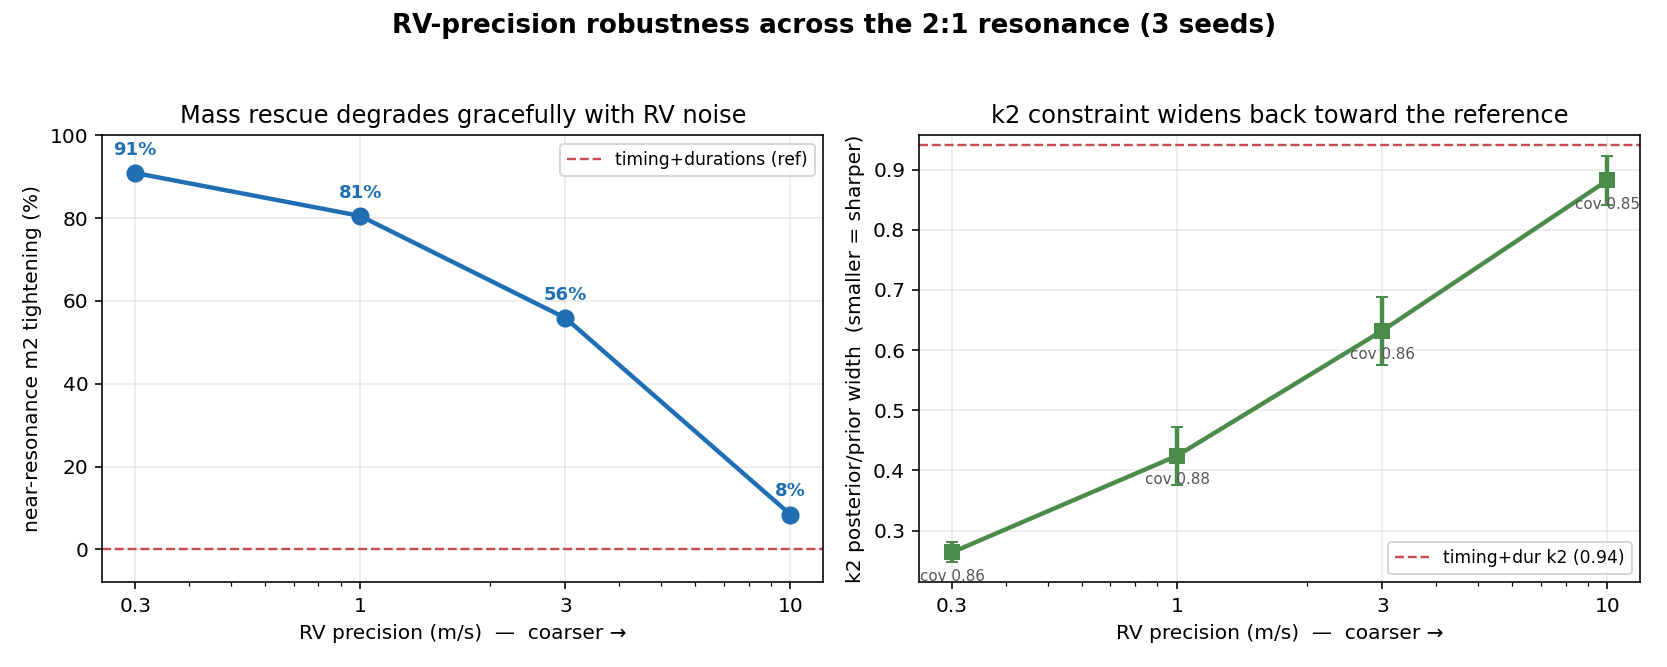

The Python source for this figure:
"""
Robustness pass: does the RV result (observables_rv.py) survive COARSER RV precision?

observables_rv gave the RV columns an optimistic 1.0 m/s noise. Real RV precision ranges
from ~0.3 m/s (ESPRESSO) to several m/s (older spectrographs); the star's reflex signal
here is only ~6-12 m/s semi-amplitude, so at coarse precision the RV SNR approaches 1.
Here the timing + duration columns keep their 0.5-min noise (the established B arm) and
the RV columns get a separate noise swept over [0.3, 1, 3, 10] m/s, across 3 seeds, in
the same across-resonance setting (ratio ~ U(1.9,2.2), e_max=0.15, ratio as conditioning
input). The reference is the timing+durations arm (no RV).

We track, as RV precision degrades:
  - m2 mass posterior/prior width ratio at the SEPARATRIX (the headline near-resonance
    rescue: B ~16% -> C 83% tightening at 1 m/s) and over all systems,
  - k2 width ratio (the component RV uniquely pins; durations leave it free),
  - 90% coverage.
The mass + k signal lives largely in the RV-curve amplitude/shape averaged over 30 epochs,
so it should degrade gracefully and the near-resonance rescue should persist to a few m/s
before washing out near the ~10 m/s signal scale.
"""
import time, numpy as np, torch
import simulator as S
from model import MDN

S.E1_MAX = 0.15            # match observables_rv.py / cross_resonance.py
S.E2_MAX = 0.15

DEVICE = "cuda" if torch.cuda.is_available() else "cpu"
TIME_NOISE = 0.5          # timing + duration noise (minutes), fixed
RV_NOISES = [0.3, 1.0, 3.0, 10.0]   # m/s, applied to RV columns only
SEEDS = [0, 1, 2]
N_TRAIN, N_VAL, N_TEST = 9000, 1200, 2000
EPOCHS, BATCH, LR = 200, 256, 1e-3
RATIO_LO, RATIO_HI = 1.90, 2.20

N_TIMEDUR = S.FEATURE_DIM_FULL                       # 120
PRIOR_STD = np.array([
    (S.M1_HI - S.M1_LO) / np.sqrt(12), (S.M2_HI - S.M2_LO) / np.sqrt(12),
    S.E1_MAX / 2, S.E1_MAX / 2, S.E2_MAX / 2, S.E2_MAX / 2,
])


def gen(n, seed):
    """theta (6), per-system ratio, clean 150-D feature (timing+durations+RV)."""
    rng = np.random.default_rng(seed)
    th = S.sample_prior(n, rng)
    ratio = rng.uniform(RATIO_LO, RATIO_HI, n)
    p2 = ratio * S.P1
    f = np.full((n, S.FEATURE_DIM_RV), np.nan)
    for i in range(0, n, 2000):
        sl = slice(i, min(i + 2000, n))
        f[sl] = S.simulate(th[sl], p2=p2[sl], durations=True, rv=True, rv_noise_ms=0.0)
    ok = ~np.isnan(f).any(1)
    return th[ok], ratio[ok], f[ok]


def train_eval(use_rv, rv_noise, data, seed):
    """Returns (width_ratio[6], cov90[6], sep_ratio[6]). use_rv False = timing+dur reference."""
    th_tr, r_tr, f_tr, th_va, r_va, f_va, th_te, r_te, f_te = data
    ncol = S.FEATURE_DIM_RV if use_rv else N_TIMEDUR
    cols = np.arange(ncol)
    rvn = float(rv_noise) if (use_rv and rv_noise is not None) else 0.0
    noise_vec = np.where(cols >= N_TIMEDUR, rvn, TIME_NOISE)        # per-column std

    def make_X(feats, ratio):
        return np.concatenate([feats[:, cols], ratio[:, None]], axis=1)

    base = make_X(f_tr, r_tr)
    f_mean, f_std = base.mean(0), base.std(0) + 1e-8
    th_mean, th_std = th_tr.mean(0), th_tr.std(0) + 1e-8
    rng = np.random.default_rng(seed + 99)

    def prep(feats, ratio, theta):
        sel = feats[:, cols] + rng.normal(0, 1, (len(feats), ncol)) * noise_vec
        x = (np.concatenate([sel, ratio[:, None]], 1) - f_mean) / f_std
        y = (theta - th_mean) / th_std
        return (torch.tensor(x, dtype=torch.float32).to(DEVICE),
                torch.tensor(y, dtype=torch.float32).to(DEVICE))

    Xva, Yva = prep(f_va, r_va, th_va)
    torch.manual_seed(seed)
    net = MDN(in_dim=ncol + 1, theta_dim=S.THETA_DIM).to(DEVICE)
    opt = torch.optim.Adam(net.parameters(), lr=LR)
    sched = torch.optim.lr_scheduler.StepLR(opt, step_size=90, gamma=0.5)
    best, best_state = np.inf, None
    for ep in range(EPOCHS):
        net.train()
        Xtr, Ytr = prep(f_tr, r_tr, th_tr)
        perm = torch.randperm(len(Xtr)); Xtr, Ytr = Xtr[perm], Ytr[perm]
        for i in range(0, len(Xtr), BATCH):
            opt.zero_grad(); loss = net.nll(Xtr[i:i+BATCH], Ytr[i:i+BATCH]); loss.backward()
            torch.nn.utils.clip_grad_norm_(net.parameters(), 5.0); opt.step()
        sched.step()
        net.eval()
        with torch.no_grad():
            v = net.nll(Xva, Yva).item()
        if v < best:
            best, best_state = v, {k: t.clone() for k, t in net.state_dict().items()}
    net.load_state_dict(best_state)

    tn = np.random.default_rng(7)
    sel = f_te[:, cols] + tn.normal(0, 1, (len(f_te), ncol)) * noise_vec
    x = torch.tensor((np.concatenate([sel, r_te[:, None]], 1) - f_mean) / f_std,
                     dtype=torch.float32).to(DEVICE)
    with torch.no_grad():
        samp = net.sample(x, n=1000).cpu().numpy() * th_std + th_mean
    ratio_all = samp.std(1).mean(0) / PRIOR_STD
    qlo, qhi = np.percentile(samp, 5, 1), np.percentile(samp, 95, 1)
    cov90 = np.mean((th_te >= qlo) & (th_te <= qhi), axis=0)
    sep = np.where(np.abs(r_te - 2.0) < 0.025)[0]
    ratio_sep = samp[sep].std(1).mean(0) / PRIOR_STD
    return ratio_all, cov90, ratio_sep


def make_figure(ref, rv):
    """Two panels: near-resonance m2 tightening vs RV precision, and k2 width vs precision."""
    import matplotlib
    matplotlib.use("Agg")
    import matplotlib.pyplot as plt

    def mean(d, key, idx): return np.array(d[key])[:, idx].mean()
    def std(d, key, idx):  return np.array(d[key])[:, idx].std()

    noises = RV_NOISES
    ref_sep = mean(ref, "sep", 1)
    ref_k2  = mean(ref, "all", 5)
    m2_tight = [(1 - mean(rv[n], "sep", 1) / ref_sep) * 100 for n in noises]
    k2_width = [mean(rv[n], "all", 5) for n in noises]
    k2_err   = [std(rv[n], "all", 5) for n in noises]
    cov_m2   = [mean(rv[n], "cov", 1) for n in noises]

    fig, (ax1, ax2) = plt.subplots(1, 2, figsize=(11.5, 4.6))

    ax1.plot(noises, m2_tight, "o-", color="#1f6fb2", lw=2.2, ms=8)
    for x, y in zip(noises, m2_tight):
        ax1.annotate(f"{y:.0f}%", (x, y), textcoords="offset points", xytext=(0, 9),
                     ha="center", fontsize=9, fontweight="bold", color="#1f6fb2")
    ax1.axhline(0, color="#c44e52", ls="--", lw=1.2, label="timing+durations (ref)")
    ax1.set_xscale("log")
    ax1.set_xticks(noises); ax1.set_xticklabels([f"{n:g}" for n in noises])
    ax1.set_xlabel("RV precision (m/s)  —  coarser →")
    ax1.set_ylabel("near-resonance m2 tightening (%)")
    ax1.set_title("Mass rescue degrades gracefully with RV noise")
    ax1.set_ylim(-8, 100); ax1.grid(alpha=0.25); ax1.legend(fontsize=8.5, loc="upper right")

    ax2.errorbar(noises, k2_width, yerr=k2_err, fmt="s-", color="#4c8c4a", lw=2.2, ms=7, capsize=3)
    ax2.axhline(ref_k2, color="#c44e52", ls="--", lw=1.2, label=f"timing+dur k2 ({ref_k2:.2f})")
    ax2.set_xscale("log")
    ax2.set_xticks(noises); ax2.set_xticklabels([f"{n:g}" for n in noises])
    ax2.set_xlabel("RV precision (m/s)  —  coarser →")
    ax2.set_ylabel("k2 posterior/prior width  (smaller = sharper)")
    ax2.set_title("k2 constraint widens back toward the reference")
    ax2.grid(alpha=0.25); ax2.legend(fontsize=8.5, loc="lower right")
    for x, c in zip(noises, cov_m2):
        ax2.annotate(f"cov {c:.2f}", (x, k2_width[noises.index(x)]),
                     textcoords="offset points", xytext=(0, -14), ha="center",
                     fontsize=7.5, color="#555")

    fig.suptitle("RV-precision robustness across the 2:1 resonance (3 seeds)",
                 fontsize=13, fontweight="bold")
    fig.tight_layout(rect=[0, 0, 1, 0.95])
    fig.savefig("robustness_rv.png", dpi=145)
    print("  wrote robustness_rv.png")


def dump_json(ref, rv):
    import json
    def mean(d, key, idx): return round(float(np.array(d[key])[:, idx].mean()), 4)
    ref_sep = mean(ref, "sep", 1)
    out = {"rv_noises": RV_NOISES, "ref_m2_sep": ref_sep,
           "ref_k2_all": mean(ref, "all", 5), "ref_cov_m2": mean(ref, "cov", 1),
           "per_noise": {str(n): {
               "m2_tighten_pct": round((1 - mean(rv[n], "sep", 1) / ref_sep) * 100, 1),
               "m2_sep_width": mean(rv[n], "sep", 1), "k2_all_width": mean(rv[n], "all", 5),
               "cov_m2": mean(rv[n], "cov", 1)} for n in RV_NOISES}}
    json.dump(out, open("_robustness_rv.json", "w"), indent=2)
    print("  wrote _robustness_rv.json")


def main():
    print(f"Device: {DEVICE}. RV-precision robustness across the resonance (3 seeds).")
    print(f"  timing/dur fixed {TIME_NOISE} min; RV noise swept {RV_NOISES} m/s.")
    ref = {"all": [], "cov": [], "sep": []}
    rv = {n: {"all": [], "cov": [], "sep": []} for n in RV_NOISES}
    for seed in SEEDS:
        t0 = time.time()
        tr = gen(N_TRAIN, seed * 10); va = gen(N_VAL, seed * 10 + 1); te = gen(N_TEST, seed * 10 + 5)
        data = (*tr, *va, *te)
        ra, ca, rs = train_eval(False, None, data, seed)
        ref["all"].append(ra); ref["cov"].append(ca); ref["sep"].append(rs)
        for n in RV_NOISES:
            ra, ca, rs = train_eval(True, n, data, seed)
            rv[n]["all"].append(ra); rv[n]["cov"].append(ca); rv[n]["sep"].append(rs)
        print(f"  seed {seed} done ({time.time()-t0:.0f}s)", flush=True)

    def m(d, key, idx):  # mean over seeds of param idx
        return np.array(d[key])[:, idx].mean()
    def s(d, key, idx):
        return np.array(d[key])[:, idx].std()

    print("\n" + "=" * 80)
    print("ROBUSTNESS  -  RV precision vs the near-resonance mass/k rescue (mean +/- std, 3 seeds)")
    print("  width = posterior/prior ratio (smaller = sharper). Reference = timing+durations.")
    print("=" * 80)
    print(f"  {'RV precision':>16} | {'m2 sep':>13} | {'m2 all':>13} | {'k2 all':>13} | {'cov(m2)':>8}")
    print(f"  {'timing+dur (ref)':>16} | {m(ref,'sep',1):.2f} +/- {s(ref,'sep',1):.2f} | "
          f"{m(ref,'all',1):.2f} +/- {s(ref,'all',1):.2f} | {m(ref,'all',5):.2f} +/- {s(ref,'all',5):.2f} | "
          f"{m(ref,'cov',1):.2f}")
    for n in RV_NOISES:
        d = rv[n]
        print(f"  {('+RV @ %.1f m/s' % n):>16} | {m(d,'sep',1):.2f} +/- {s(d,'sep',1):.2f} | "
              f"{m(d,'all',1):.2f} +/- {s(d,'all',1):.2f} | {m(d,'all',5):.2f} +/- {s(d,'all',5):.2f} | "
              f"{m(d,'cov',1):.2f}")
    rsep = m(ref, 'sep', 1)
    print(f"\n  near-resonance m2 tightening vs reference (timing+dur sep width {rsep:.2f}):")
    for n in RV_NOISES:
        print(f"    +RV @ {n:>4.1f} m/s : {(1 - m(rv[n],'sep',1)/rsep)*100:3.0f}%")
    print("\n  (RV uniquely pins k2; watch k2 widen back toward the reference as precision coarsens)")
    dump_json(ref, rv)
    make_figure(ref, rv)


if __name__ == "__main__":
    main()
